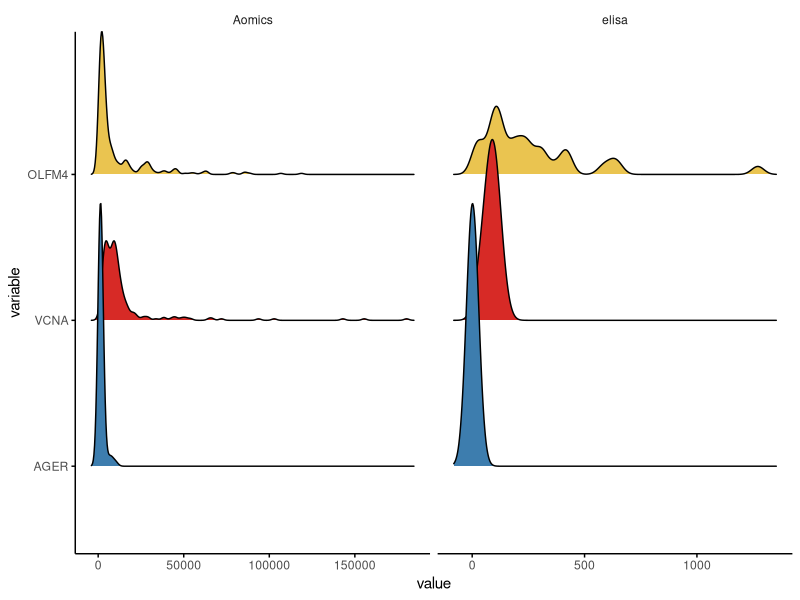

Source code (R):
library(dplyr)
library(ggplot2)
library(ggridges)


rm(list=ls())
elisa = readxl::read_xlsx("eFig 1o.xlsx", sheet=1)
omics = readxl::read_xlsx("eFig 1o.xlsx", sheet=2)
names(elisa); names(omics)
colnames(elisa)[1:4]=c("sample","AGER","VCNA","OLFM4")
colnames(omics)[1:5]=c("sample","s","AGER","VCNA","OLFM4")
data = rbind(elisa[,1:4] %>% mutate(set="elisa"), omics[,c(1,3:5)] %>% mutate(set="Aomics"))
dat = reshape2::melt(data, id.vars=c("sample","set"))
dat$value = as.numeric(dat$value)
dat$g = paste(dat$variable,dat$set)

ggplot(na.omit(dat), aes(value,variable,fill=variable))+
  geom_density_ridges()+
  facet_wrap(.~set, nrow=1,scales = "free_x")+
  scale_fill_manual(values = c("#3d7dae","#d72a26","#eac450"))+
  theme_classic()+
  theme(strip.background = element_blank(),legend.position = "none",
        axis.line = element_line(color="black"),
        axis.ticks = element_line(color="black"))
ggsave("eFig 1o.pdf", width = 4.5, height = 3)
